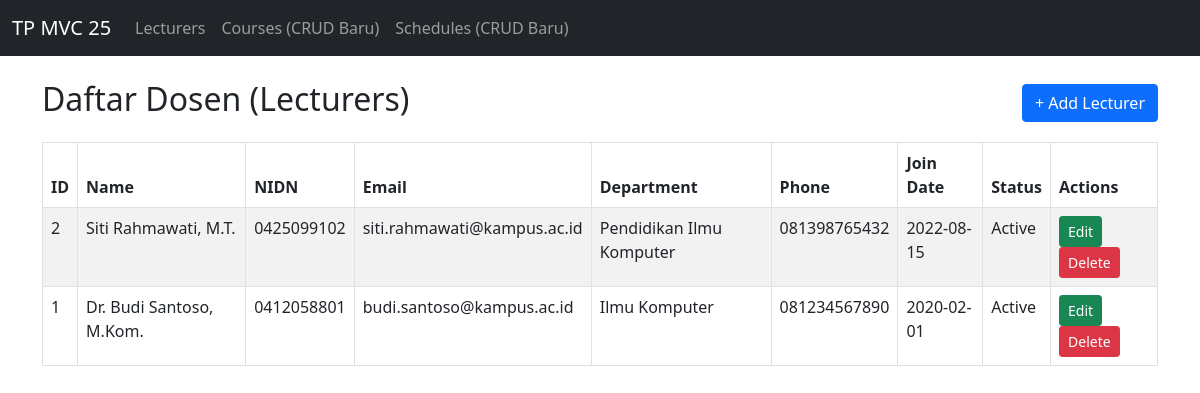
The app's page /Project/index.php with its own data.
### tables this page shows
CREATE TABLE IF NOT EXISTS `lecturers` (
  `id` INT(11) NOT NULL AUTO_INCREMENT,
  `name` VARCHAR(100) NOT NULL,
  `nidn` VARCHAR(30) NOT NULL UNIQUE,
  `email` VARCHAR(100) NOT NULL,
  `department` VARCHAR(80) NOT NULL DEFAULT 'Ilmu Komputer',
  `phone` VARCHAR(20) NOT NULL,
  `join_date` DATE NOT NULL,
  `status` ENUM('Active', 'Inactive') NOT NULL DEFAULT 'Active',
  PRIMARY KEY (`id`)
);

### Project/controllers/LecturerController.php (called while the page is built, shortened)
<?php
require_once "models/Lecturer.php";
class LecturerController
{
    private $model;
    public function __construct($db)
    {
        $this->model = new Lecturer($db);
    }
    public function index()
    {
        $lecturers = $this->model->getAll();
        require_once "views/lecturers/index.php";
    }
}

### Project/models/Lecturer.php (called while the page is built, shortened)
<?php
class Lecturer
{
    private $conn;
    private $table = "lecturers";
    public function __construct($db)
    {
        $this->conn = $db;
    }
    public function getAll()
    {
        $sql = "SELECT * FROM {$this->table} ORDER BY id DESC";
        return $this->conn->query($sql);
    }
}

### Project/views/lecturers/index.php (the view)
<?php require_once "views/layout/header.php"; ?>
<div class="d-flex justify-content-between align-items-center mb-3">
  <h2>Daftar Dosen (Lecturers)</h2>
  <a class="btn btn-primary" href="index.php?controller=lecturer&action=create">+ Add Lecturer</a>
</div>
<table class="table table-bordered table-striped">
  <thead>
    <tr>
      <th>ID</th>
      <th>Name</th>
      <th>NIDN</th>
      <th>Email</th>
      <th>Department</th>
      <th>Phone</th>
      <th>Join Date</th>
      <th>Status</th>
      <th>Actions</th>
    </tr>
  </thead>
  <tbody>
    <?php while ($row = $lecturers->fetch_assoc()): ?>
    <tr>
      <td><?= htmlspecialchars($row['id']) ?></td>
      <td><?= htmlspecialchars($row['name']) ?></td>
      <td><?= htmlspecialchars($row['nidn']) ?></td>
      <td><?= htmlspecialchars($row['email']) ?></td>
      <td><?= htmlspecialchars($row['department']) ?></td>
      <td><?= htmlspecialchars($row['phone']) ?></td>
      <td><?= htmlspecialchars($row['join_date']) ?></td>
      <td><?= htmlspecialchars($row['status']) ?></td>
      <td>
        <a class="btn btn-sm btn-success" href="index.php?controller=lecturer&action=edit&id=<?= $row['id'] ?>">Edit</a>
        <a class="btn btn-sm btn-danger" href="index.php?controller=lecturer&action=delete&id=<?= $row['id'] ?>" onclick="return confirm('Hapus dosen ini?')">Delete</a>
      </td>
    </tr>
    <?php endwhile; ?>
  </tbody>
</table>
<?php require_once "views/layout/footer.php"; ?>

### records on screen
lecturers: id "2", name "Siti Rahmawati, M.T.", nidn "0425099102", email "siti.rahmawati@kampus.ac.id", department "Pendidikan Ilmu Komputer", phone "081398765432", join_date "2022-08-15", status "Active"
lecturers: id "1", name "Dr. Budi Santoso, M.Kom.", nidn "0412058801", email "budi.santoso@kampus.ac.id", department "Ilmu Komputer", phone "081234567890", join_date "2020-02-01", status "Active"
